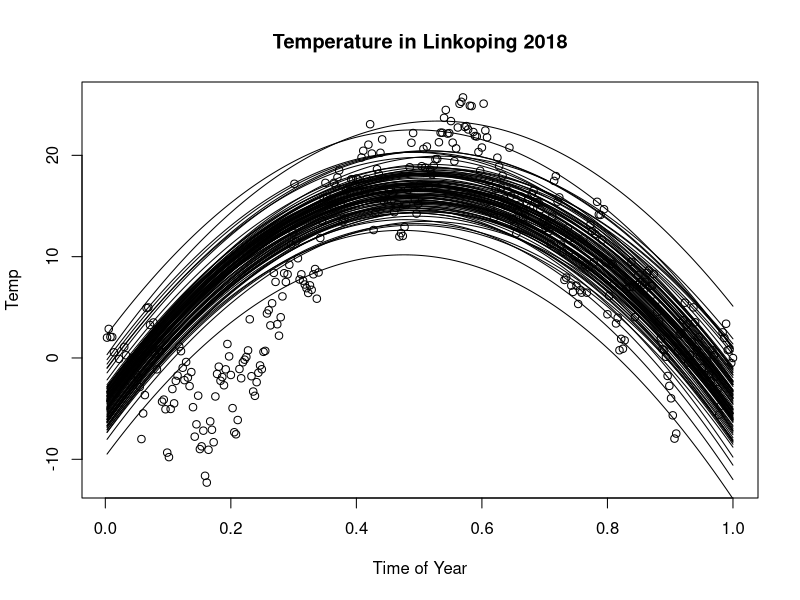
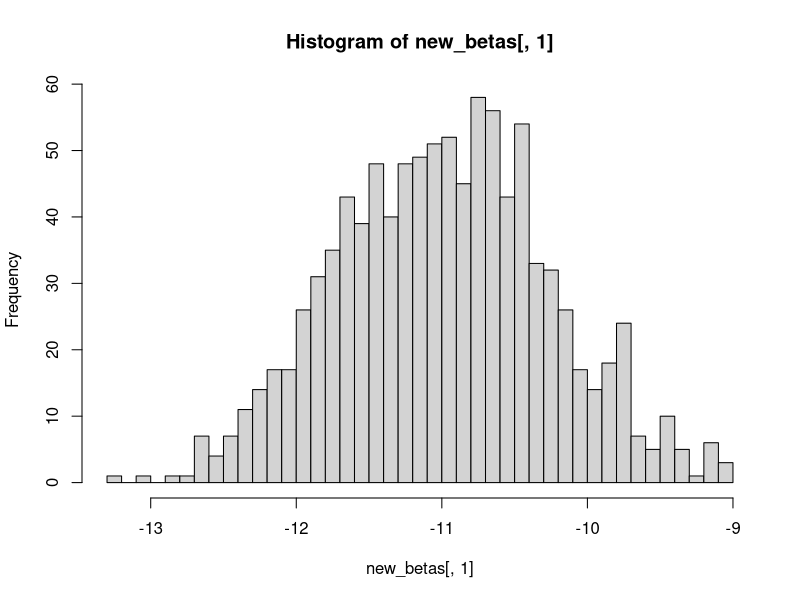
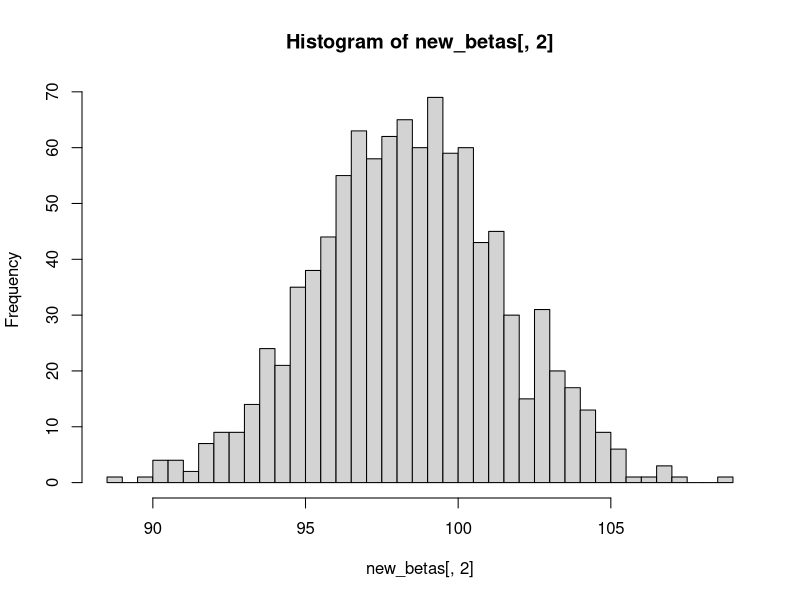
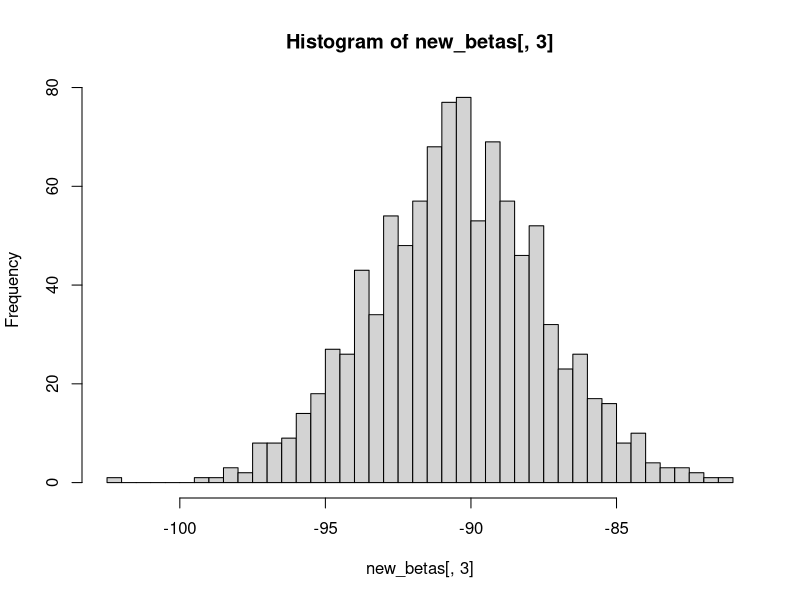
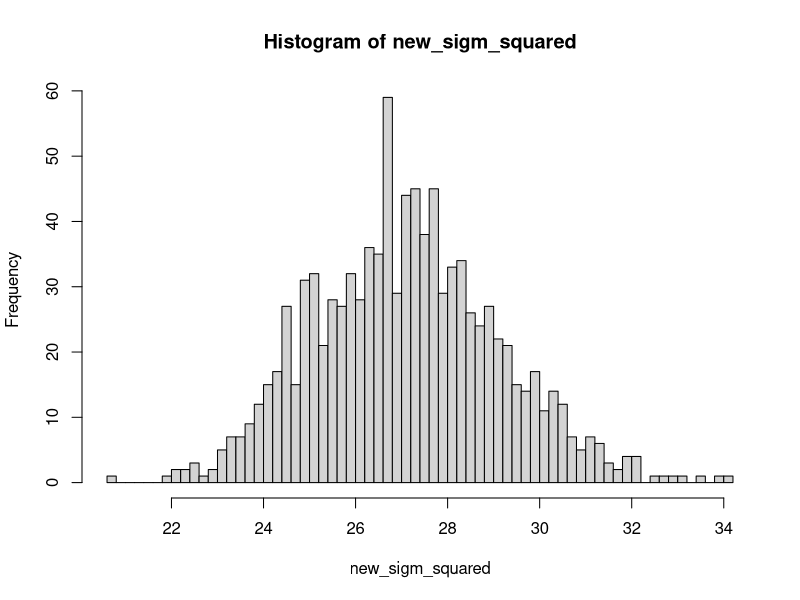
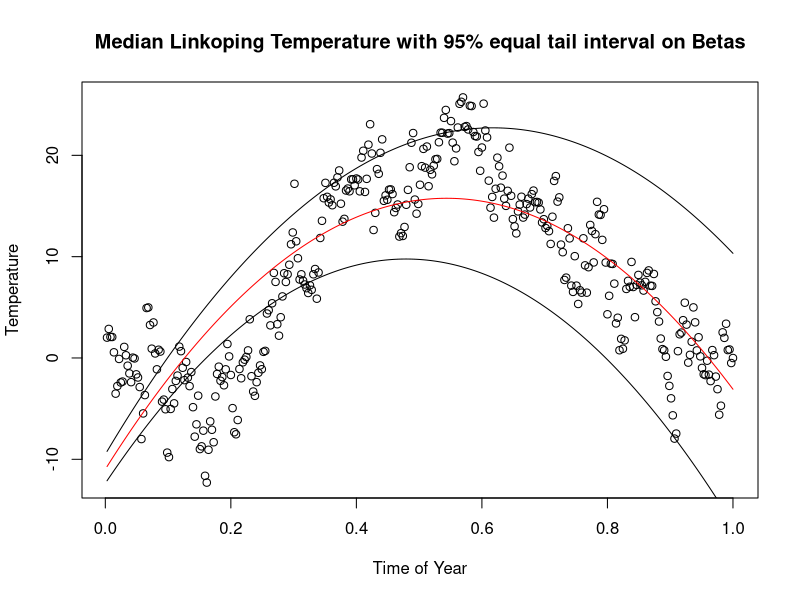
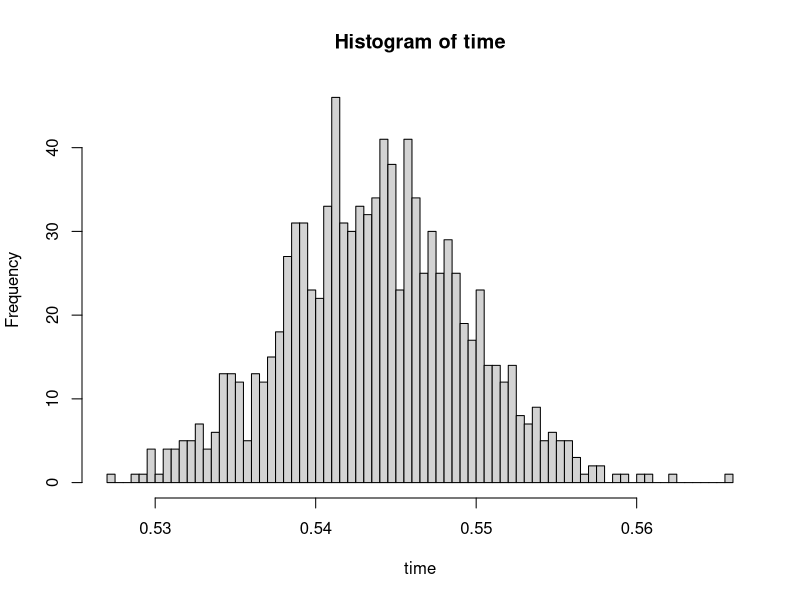
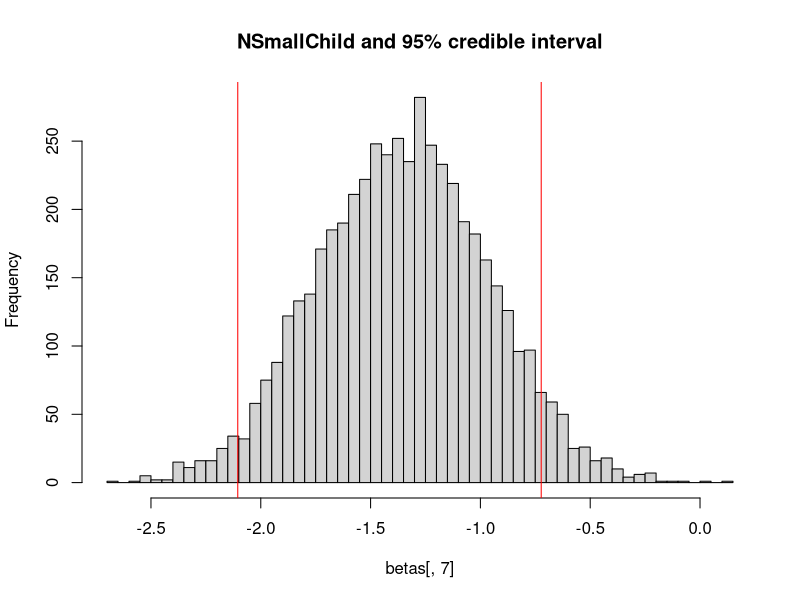

The R source for these figures, in order:
## ---- chunk 1
knitr::opts_chunk$set(echo = TRUE)
## ---- chunk 2
library(mvtnorm)
temps <- read.table("TempLinkoping.txt", header = TRUE)
temperatures <- temps$temp
times <- temps$time
u <- c(-5,85,-85)
n <- length(times)
v0 <- 4
s2 <- 1
omega <- diag(3) * 0.5

#from lab1 and lecture 5 
sigmasquared <- (v0 * s2)/rchisq(1000, v0)
betas <- matrix(nrow = 1000, ncol = 3)

#b|theta ~ N(u, sigmasq * inverse omega)
#rmvnorm(10, u, sigmasquared[1] * omega)

#sample 1000 new betas store into matrix
for(x in 1:1000){
  betas[x,] <- rmvnorm(1, u, sigmasquared[x] * solve(omega))
}

#plots 100 of the regression lines
plot(temps$time, temps$temp, main = "Temperature in Linkoping 2018", ylab = "Temp", xlab = "Time of Year")
for(x in 1:100){
lines(temps$time, betas[x,1] + (betas[x,2] * temps$time) + (betas[x,3] * temps$time^2) )
}
## ---- chunk 3
#b) lecture 5
#solve returns inverse of matrix, t is a transpose
X <- matrix(c(c(rep(1,n)),times,times^2), nrow = 365, ncol = 3)
B <- solve(t(X) %*% X) %*% t(X)%*%temperatures
u_n <- solve(t(X) %*% X + omega) %*% ((t(X) %*% X %*% B + omega %*% u))
omega_n <- (t(X) %*% X) + omega
v_n <- v0 + n
sigma_n <- ((s2 * v0)  + (t(temperatures)%*%temperatures + t(u)%*%omega%*%u - t(u_n)%*%omega_n%*%u_n)) / v_n
sigma_n <- as.vector(sigma_n)
#simulate from the posterior
new_sigm_squared <- (v_n * sigma_n)/rchisq(1000, v_n)
new_betas <- matrix(nrow = 1000, ncol = 3)
#new_betas_tight <- matrix(nrow = 1000, ncol = 3)

for(x in 1:1000){
  #based off lecture 5, only omege inversed
  new_betas[x,] <- rmvnorm(1, u_n, new_sigm_squared[x] * solve(omega_n))
  #new_betas_tight[x,] <- rmvnorm(1, u_n, solve(new_sigm_squared[x] * (omega_n)))
}
## ---- chunk 4
#plot 4 histograms, b0,b1,b2, sigma2
hist(new_betas[,1],50)
## ---- chunk 5
hist(new_betas[,2], 50)
## ---- chunk 6
hist(new_betas[,3], 50)
## ---- chunk 7
hist(new_sigm_squared, 50)
## ---- chunk 8
plot(times, temperatures, main = "Median Linkoping Temperature with 95% equal tail interval on Betas", xlab = "Time of Year", ylab = "Temperature")
lines(times, median(new_betas[,1]) + (median(new_betas[,2]) * temps$time) + (median(new_betas[,3]) * temps$time^2) ,col = "red")
lines(times, quantile(new_betas[,1], 0.025) + (quantile(new_betas[,2], 0.025) * times) + (quantile(new_betas[,3], 0.025) * times^2) )
lines(times, quantile(new_betas[,1], 0.975) + (quantile(new_betas[,2], 0.975) * times) + (quantile(new_betas[,3], 0.975) * times^2) )

#a <- c()
#a[x] <- quantile((new_betas[,1] + new_betas[,2] * temps$time[x] + new_betas[,3] * temps$time[x]^2), 0.025)
#quantile(new_betas[,1], c(0.25, .975))
#quantile(new_betas[,2], c(0.25, .975))
#quantile(new_betas[,3], c(0.25, .975))
## ---- chunk 9
#find xbar - max
#formula 0 = median(betas[,1]) + (median(betas[,2]) * temps$time) + (median(betas[,3]) * temps$time^2)
time = -new_betas[,2]/(2*new_betas[,3]) #list of 1000 times...
hist(time, 100)
## ---- chunk 10
women = read.table("WomenWork.dat.txt", header=TRUE)
y <- as.vector(women[,1])
x <- as.matrix(women[,2:9])
covNames <- names(women)[2:9];

n_params <- 8 
tau <- 10

#Prior
u <- as.vector(rep(0,n_params))
sigma <- tau^2*diag(n_params)
#lecture 6
LogPostLogistic <- function(betaVect,y,X,mu,Sigma){
  nPara <- length(betaVect)
  #print(nPara) - 8 parameters of 0s as initial betas
  linPred <- X%*%betaVect
                                      
  logLik <- sum( linPred*y -log(1 + exp(linPred)))
  if (abs(logLik) == Inf) logLik = -20000; # Likelihood is not finite, stear the optimizer away from here!
  logPrior <- dmvnorm(betaVect, matrix(0,nPara,1), Sigma, log=TRUE)
  #returning posterior
  return(logLik + logPrior)
}

initVal <- as.vector(rep(0,dim(x)[2]))
#initVal = 8 parameters
OptimResults <- optim(initVal,LogPostLogistic,gr=NULL,y,x,u,sigma,method=c("BFGS"),control=list(fnscale=-1),hessian=TRUE)
names(OptimResults$par) <- covNames
print('The posterior mode is:')
OptimResults$par
approxPostStd <- sqrt(diag(-solve(OptimResults$hessian))) # Computing approximate standard deviations.
names(approxPostStd) <- covNames
print('The approximate posterior standard deviation is:')
approxPostStd

#glmModel <- glm(Work ~ 0+., data = women, family = binomial)
#summary(glmModel)

beta_t <- OptimResults$par
#hessian matrix
print('The hessian 8x8 matrix: ')
j_inv <- -solve(OptimResults$hessian)
j_inv
## ---- chunk 11
betas <- rmvnorm(5000, beta_t, j_inv)
#95% credible interval
hist(betas[,7], 50, main="NSmallChild and 95% credible interval")
abline(v = quantile(betas[,7], 0.025), col = 'red')
abline(v = quantile(betas[,7], 0.95), col = 'red')
#quantile(betas[,7], c(0.025,0.95))
## ---- chunk 12
# b
women_params <- c(1, 10, 8, 10, 1, 40, 1, 1)
#pr(1 | x) = exp(xT*b)/1+exp(xT*b)

does_this_person_work <- function(betas, target){
  # target 1x8 betas 8 x 5000 = 1 x 5000
  temp <- target %*% t(betas)
  prob <- exp(temp) / (1 + exp(temp))
  return(prob)
}

#betas from part a (no reason to sample new ones with exact same paramters...)
prediction <- does_this_person_work(betas, women_params)
plot(density(prediction), main = "Predictive distribution if woman works")
#mean(prediction)
## ---- chunk 13
#c
#1000 binomial samples of 10 women, size = 10
hist(rbinom(1000, 10, prediction), 100)
